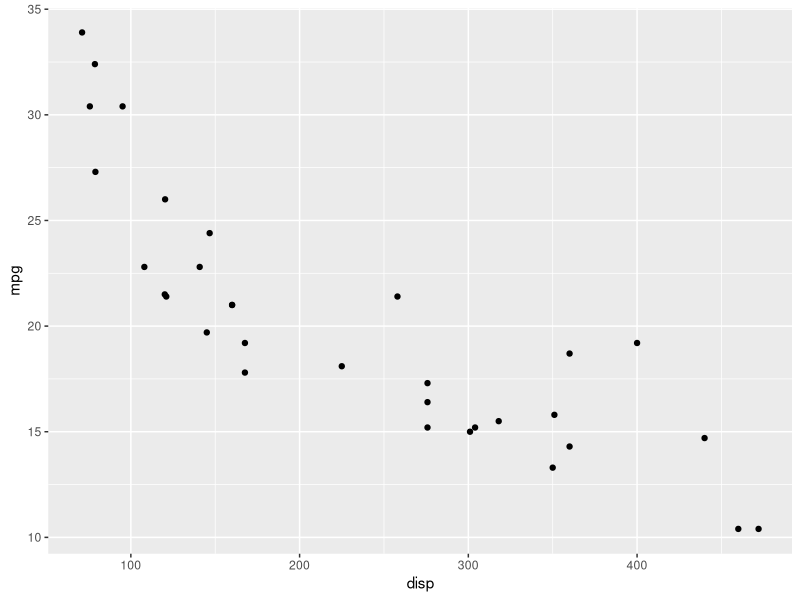
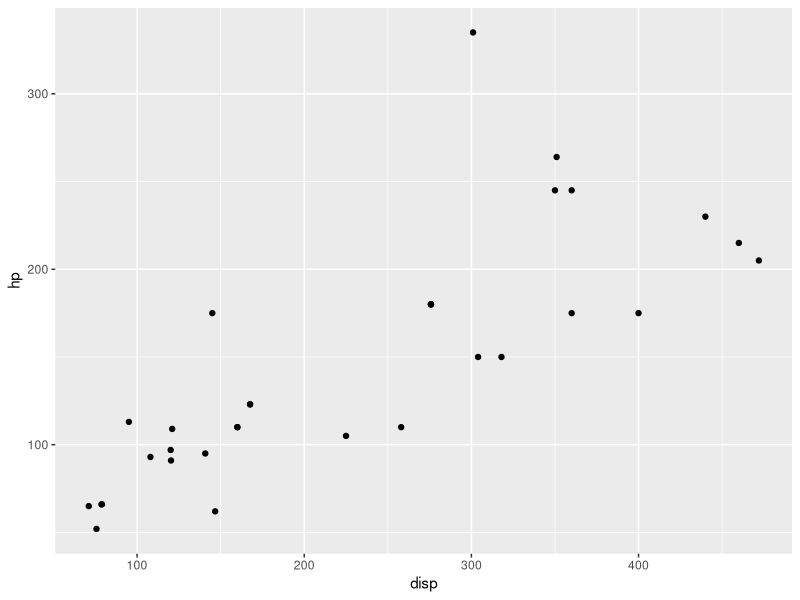
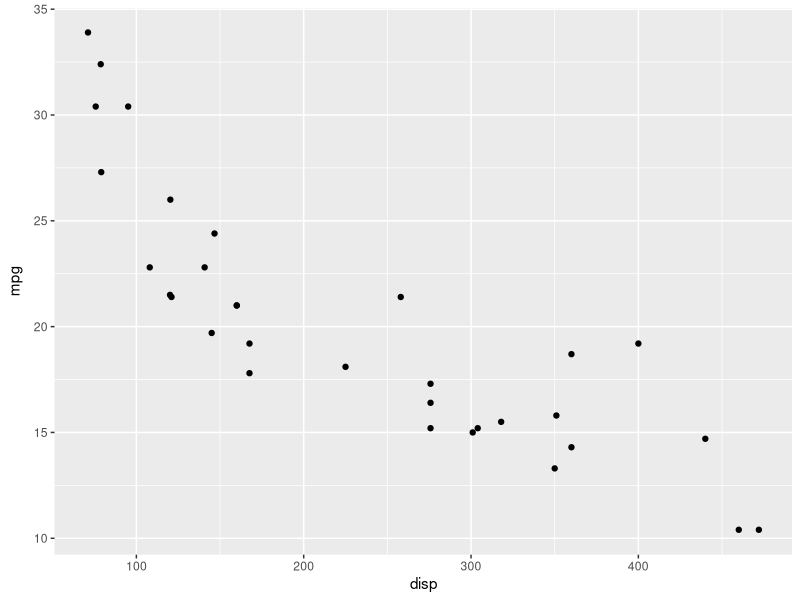
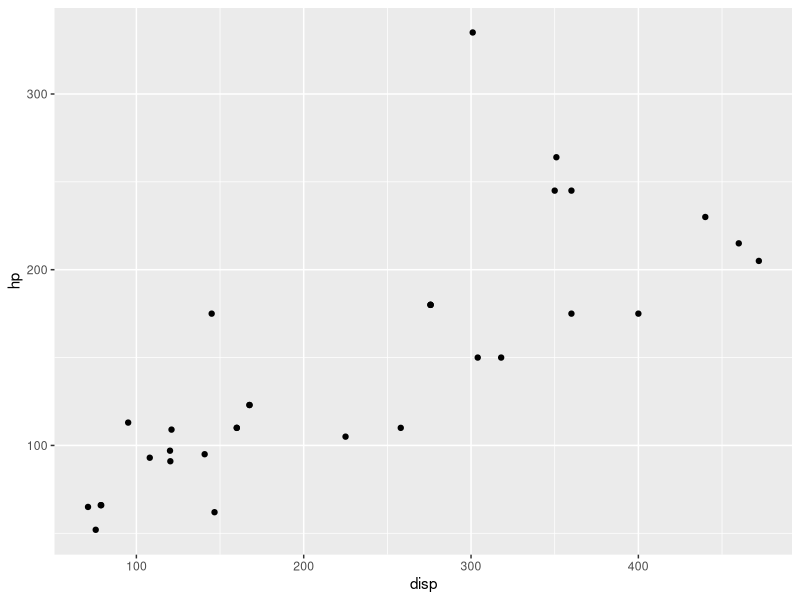
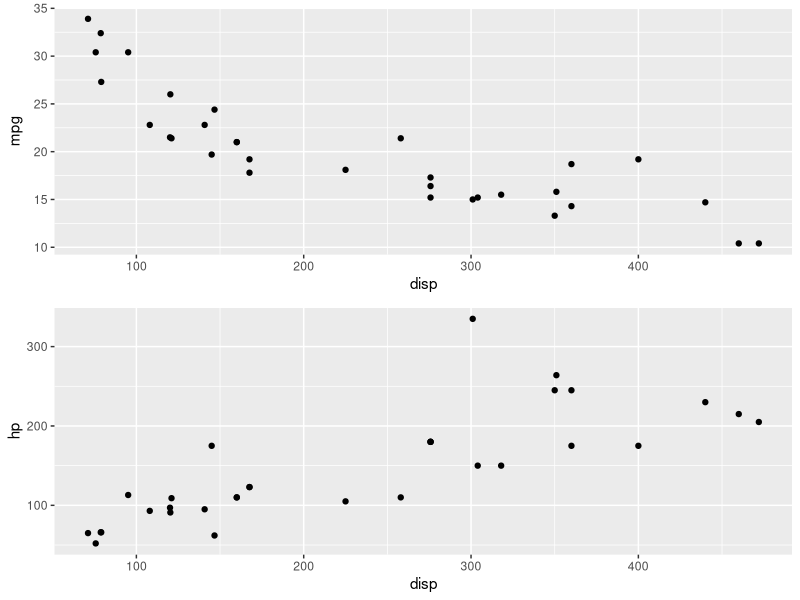
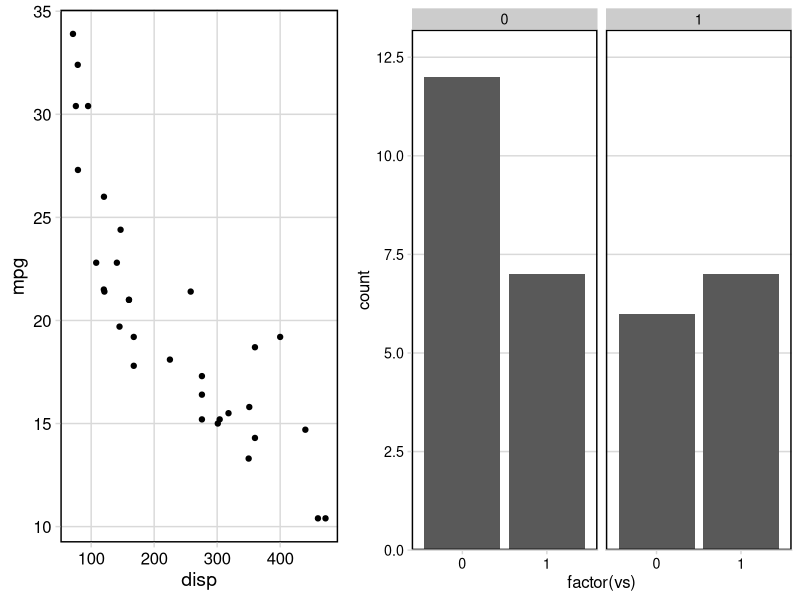
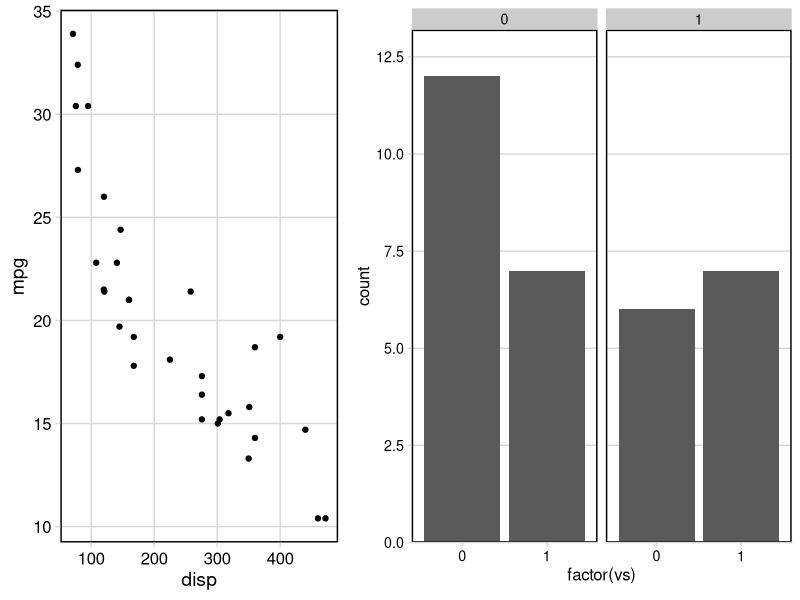
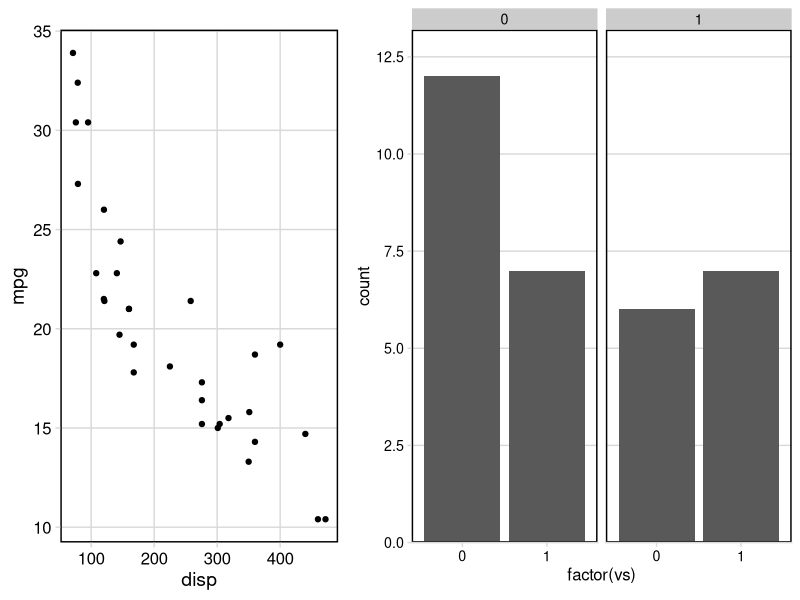

Reproduce these figures in R, in order.
## ---- chunk 1
knitr::opts_chunk$set(
  fig.width = 4,
  fig.height = 3
)
## ---- chunk 2
library(ggplot2)
library(cowplot)

p1 <- ggplot(mtcars, aes(disp, mpg)) + 
  geom_point()
p2 <- ggplot(mtcars, aes(disp, hp)) + 
  geom_point()
p1
p2
## ---- chunk 3
aligned <- align_plots(p1, p2, align = "v")
ggdraw(aligned[[1]])
ggdraw(aligned[[2]])
## ---- chunk 4
plot_grid(p1, p2, ncol = 1, align = "v")
## ---- chunk 5
p1 <- ggplot(mtcars, aes(disp, mpg)) + 
  geom_point() +
  theme_minimal_grid(14) + 
  panel_border(color = "black")

p2 <- ggplot(mtcars, aes(factor(vs))) + 
  geom_bar() + 
  facet_wrap(~am) +
  scale_y_continuous(expand = expansion(mult = c(0, 0.1))) +
  theme_minimal_hgrid(12) +
  panel_border(color = "black") +
  theme(strip.background = element_rect(fill = "gray80"))

plot_grid(p1, p2, align = "h", rel_widths = c(1, 1.3))
## ---- chunk 6
plot_grid(p1, p2, align = "h", axis = "b", rel_widths = c(1, 1.3))
## ---- chunk 7
plot_grid(p1, p2, align = "h", axis = "bt", rel_widths = c(1, 1.3))
## ---- chunk 8
library(dplyr)
library(forcats)

city_mpg <- mpg %>%
  mutate(class = fct_lump(class, 4, other_level = "other")) %>%
  group_by(class) %>%
  summarize(
    mean_mpg = mean(cty),
    count = n()
  ) %>% mutate(
    class = fct_reorder(class, count)
  )


p1 <- ggplot(city_mpg, aes(class, count)) + 
  geom_col() + 
  ylim(0, 65) + 
  coord_flip()

p2 <- ggplot(city_mpg, aes(mean_mpg, count)) + 
  geom_point()

plot_grid(p1, p2, ncol = 1, align = 'v')
## ---- chunk 9
plot_grid(p1, p2, ncol = 1, align = 'v', axis = 'l')
## ---- chunk 10
city_mpg <- city_mpg %>%
  mutate(class = fct_reorder(class, -mean_mpg))

p1 <- ggplot(city_mpg, aes(class, count)) +
  geom_col(fill = "#6297E770") + 
  scale_y_continuous(
    expand = expansion(mult = c(0, 0.05)),
    position = "right"
  ) +
  theme_minimal_hgrid(11, rel_small = 1) +
  theme(
    panel.grid.major = element_line(color = "#6297E770"),
    axis.line.x = element_blank(),
    axis.text.x = element_blank(),
    axis.title.x = element_blank(),
    axis.ticks = element_blank(),
    axis.ticks.length = grid::unit(0, "pt"),
    axis.text.y = element_text(color = "#6297E7"),
    axis.title.y = element_text(color = "#6297E7")
  )
p1
## ---- chunk 11
p2 <- ggplot(city_mpg, aes(class, mean_mpg)) + 
  geom_point(size = 3, color = "#D5442D") + 
  scale_y_continuous(limits = c(10, 21)) +
  theme_half_open(11, rel_small = 1) +
  theme(
    axis.ticks.y = element_line(color = "#BB2D05"),
    axis.text.y = element_text(color = "#BB2D05"),
    axis.title.y = element_text(color = "#BB2D05"),
    axis.line.y = element_line(color = "#BB2D05")
  )
p2
## ---- chunk 12
aligned_plots <- align_plots(p1, p2, align="hv", axis="tblr")
ggdraw(aligned_plots[[1]]) + draw_plot(aligned_plots[[2]])
